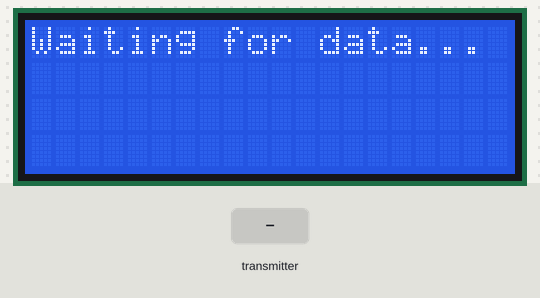
Recording of a sketch running on a simulated Arduino Uno, built with avr-gcc and run on an emulated ATmega328P. On the bench: 20×4 character LCD. The test bench sets the inputs (shaded band). No radio packets arrive unless stated; what the sketch prints to the serial monitor is not drawn.

Above: at 1.2 s.
1.3 s: the transmitter starts sending temperature = 0
At 2.7 s:
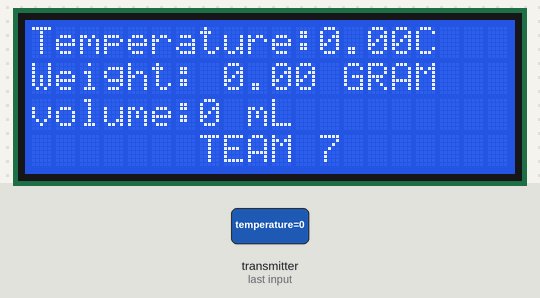
3.1 s: the transmitter starts sending weight = 25
At 4.0 s:
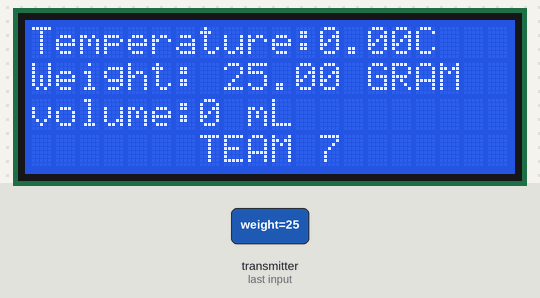
4.8 s: the transmitter starts sending level = 256
At 5.5 s:
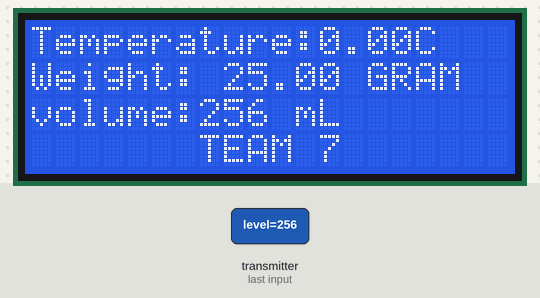
6.4 s: the transmitter starts sending temperature = 100
At 7.1 s:
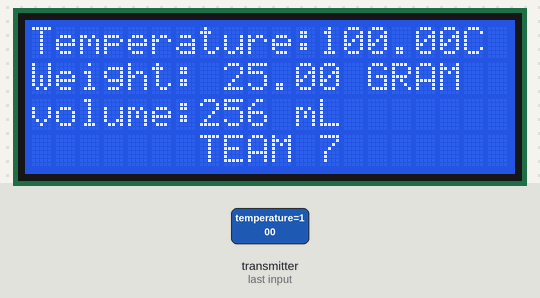
9.4 s: the transmitter starts sending weight = 0
At 10.5 s:
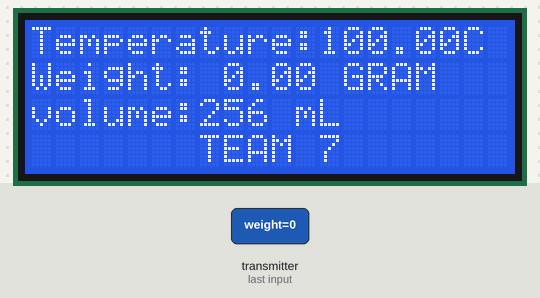
10.9 s: the transmitter starts sending level = 0
At 12.1 s:
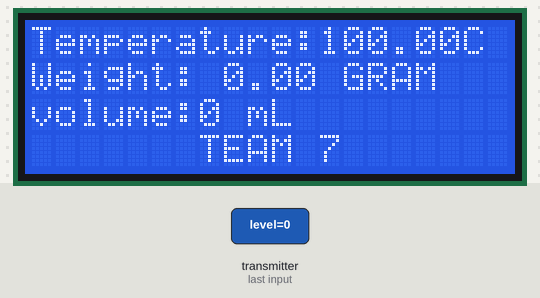
Timing chart, 0 to 13.6 s (numbered marks = the images above; inputs shaded):
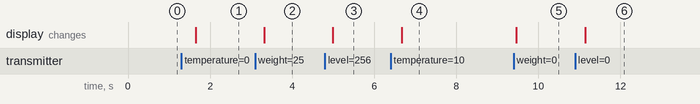

Measured:
- after the input at 1.3 s, the display: changes after 0.35 s (image 1)
- after the input at 3.1 s, the display: changes after 0.22 s (image 2)
- after the input at 4.8 s, the display: changes after 0.19 s (image 3)
- after the input at 6.4 s, the display: changes after 0.27 s (image 4)
- after the input at 9.4 s, the display: changes after 0.07 s (image 5)
- after the input at 10.9 s, the display: changes after 0.24 s (image 6)

The sketch:

reciver_singade.ino
```cpp
#include <SPI.h>
#include <RF24.h>
#include <Wire.h>
#include <LiquidCrystal_I2C.h>

RF24 radio(9, 10);  // CE, CSN pins for nRF24L01
const byte address[6] = "00001";  // Same address as transmitter

// Data packet structure
struct DataPacket {
  float temperature;
  float weight;
  int level;
} receivedData;

// LCD setup (2x40 display)
LiquidCrystal_I2C lcd(0x27, 20, 4);  // Adjust I2C address if needed

void setup() {
  Serial.begin(9600);

  // Initialize nRF24L01
  radio.begin();
  radio.openReadingPipe(0, address);
  radio.setPALevel(RF24_PA_LOW);
  radio.startListening();  // Set to receive mode

  // Initialize LCD
  lcd.init();
  lcd.backlight();
  lcd.clear();
  lcd.setCursor(0, 0);
  lcd.print("Waiting for data...");

  Serial.println("Receiver ready");
}

void loop() {
  if (radio.available()) {
    // Read the data from the transmitter
    radio.read(&receivedData, sizeof(receivedData));

    // Print to Serial Monitor
    Serial.print("Temperature: ");
    Serial.print(receivedData.temperature);
    Serial.print(" °C, Weight: ");
    Serial.print(receivedData.weight);
    Serial.println(" gram");

    // Display on LCD
    lcd.clear();
    lcd.setCursor(0, 0);
    lcd.print("Temperature:");
    lcd.print(receivedData.temperature, 2);  // Display temperature with 2 decimal places
    lcd.print("C");

    lcd.setCursor(0, 1);
    lcd.print("Weight: ");
    lcd.print(receivedData.weight, 2);  // Display weight with 2 decimal places
    lcd.print(" GRAM");


    lcd.setCursor(0,2);
    lcd.print("volume:");
    lcd.print(receivedData.level);
    lcd.print(" mL");

    lcd.setCursor(7,3);
    lcd.print("TEAM 7");
  }

  delay(500);  // Short delay to allow for stable display
}
```
